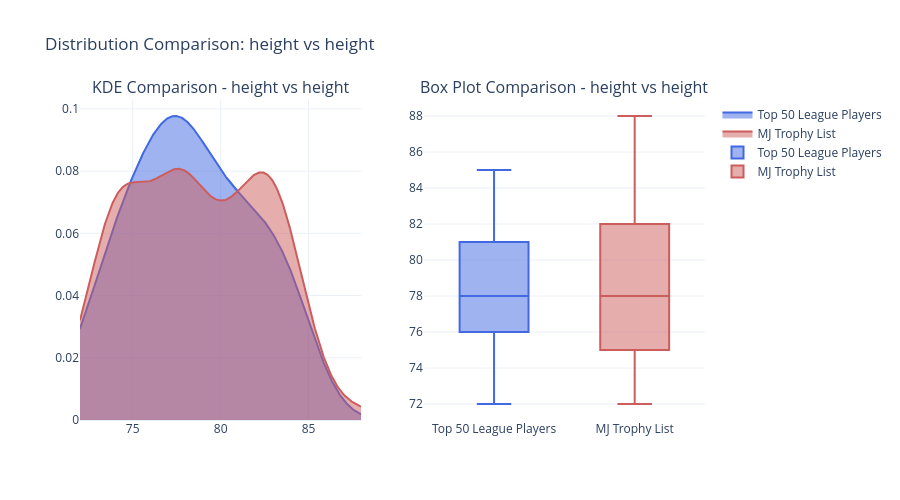

The notebook cell saved with this chart:
### Code cell
#comparing distribution of height for top 50 players of the league and michael jordan trophy nominations for seasons 2019-2024
analyzer = StaticalAnalysis(df_top50league_players, df_michel_jordan_trophy_list)
analyzer.plot_kde_boxplot_side_by_side(
    col1="height",
    label1="Top 50 League Players",
    label2="MJ Trophy List"
)

### Figure 1 — Plotly figure (JSON) as saved in the notebook; plotly's stock layout.template omitted (floating-point values rounded to 4 significant figures; data arrays with more than 128 entries replaced by an {"elided": "..."} marker saying what was removed)
{"data": [{"fill": "tozeroy", "line": {"color": "royalblue"}, "mode": "lines", "name": "Top 50 League Players", "opacity": 0.6, "type": "scatter", "x": {"elided": "500 float values"}, "xaxis": "x", "y": {"elided": "500 float values"}, "yaxis": "y"}, {"fill": "tozeroy", "line": {"color": "indianred"}, "mode": "lines", "name": "MJ Trophy List", "opacity": 0.6, "type": "scatter", "x": {"elided": "500 float values"}, "xaxis": "x", "y": {"elided": "500 float values"}, "yaxis": "y"}, {"boxpoints": "outliers", "marker": {"color": "royalblue"}, "name": "Top 50 League Players", "type": "box", "xaxis": "x2", "y": [82.0, 77.0, 83.0, 83.0, 80.0, 76.0, 80.0, 85.0, 84.0, 76.0, 81.0, 81.0, 81.0, 81.0, 77.0, 82.0, 78.0, 74.0, 78.0, 76.0, 75.0, 77.0, 75.0, 78.0, 73.0, 77.0, 84.0, 74.0, 75.0, 84.0, 74.0, 77.0, 82.0, 83.0, 78.0, 74.0, 79.0, 78.0, 80.0, 78.0, 72.0, 79.0, 76.0, 80.0, 76.0, 79.0, 84.0, 72.0, 74.0, 78.0], "yaxis": "y2"}, {"boxpoints": "outliers", "marker": {"color": "indianred"}, "name": "MJ Trophy List", "type": "box", "xaxis": "x2", "y": [81.0, 77.0, 82.0, 76.0, 83.0, 74.0, 78.0, 83.0, 83.0, 75.0, 84.0, 74.0, 78.0, 77.0, 80.0, 74.0, 83.0, 83.0, 74.0, 84.0, 76.0, 78.0, 81.0, 85.0, 77.0, 74.0, 83.0, 81.0, 82.0, 80.0, 78.0, 80.0, 72.0, 78.0, 74.0, 74.0, 83.0, 81.0, 84.0, 76.0, 78.0, 72.0, 81.0, 77.0, 85.0, 82.0, 75.0, 78.0, 84.0, 80.0, 83.0, 77.0, 81.0, 83.0, 74.0, 74.0, 72.0, 80.0, 84.0, 78.0, 83.0, 74.0, 75.0, 74.0, 74.0, 74.0, 82.0, 78.0, 78.0, 83.0, 74.0, 76.0, 83.0, 80.0, 82.0, 78.0, 76.0, 83.0, 80.0, 78.0, 77.0, 74.0, 81.0, 74.0, 74.0, 83.0, 78.0, 78.0, 74.0, 78.0, 88.0, 78.0], "yaxis": "y2"}], "layout": {"annotations": [{"font": {"size": 16}, "showarrow": false, "text": "KDE Comparison - height vs height", "x": 0.225, "xanchor": "center", "xref": "paper", "y": 1, "yanchor": "bottom", "yref": "paper"}, {"font": {"size": 16}, "showarrow": false, "text": "Box Plot Comparison - height vs height", "x": 0.775, "xanchor": "center", "xref": "paper", "y": 1, "yanchor": "bottom", "yref": "paper"}], "height": 500, "showlegend": true, "title": {"text": "Distribution Comparison: height vs height"}, "xaxis": {"anchor": "y", "domain": [0, 0.45]}, "xaxis2": {"anchor": "y2", "domain": [0.55, 1]}, "yaxis": {"anchor": "x", "domain": [0, 1]}, "yaxis2": {"anchor": "x2", "domain": [0, 1]}}}
